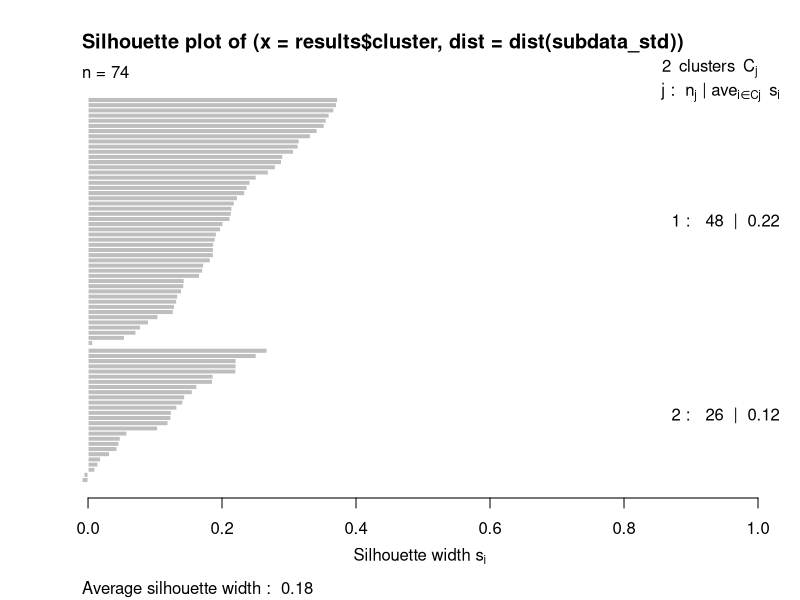
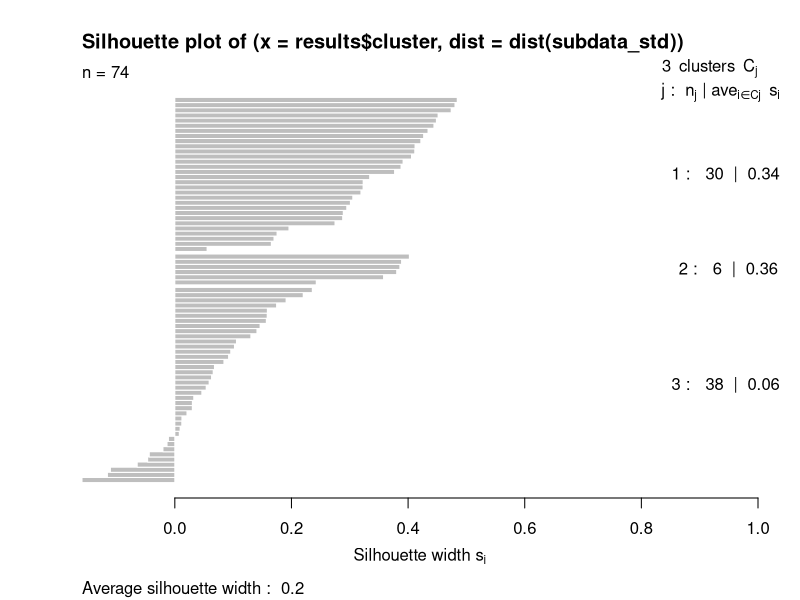
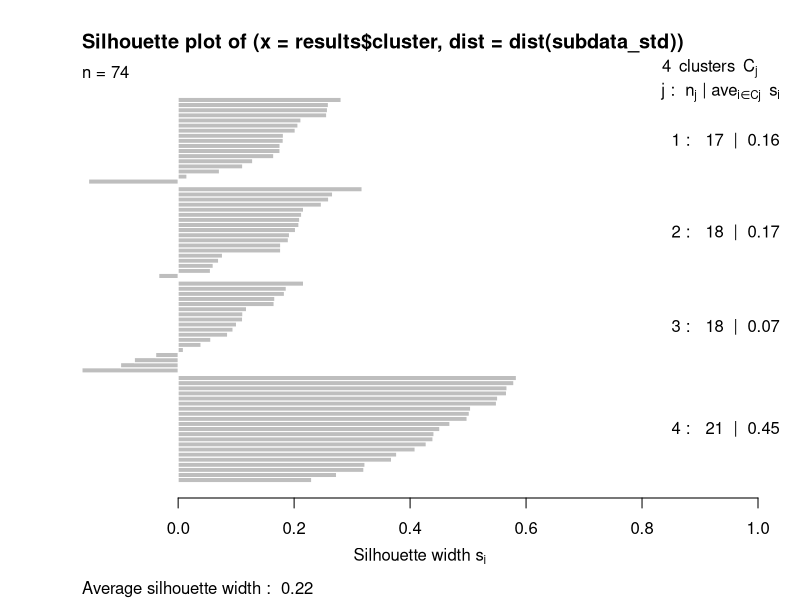
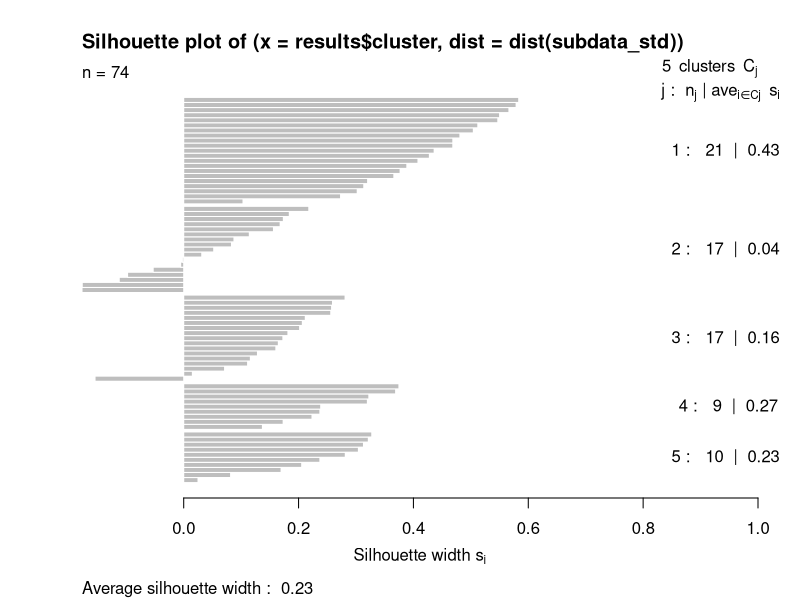
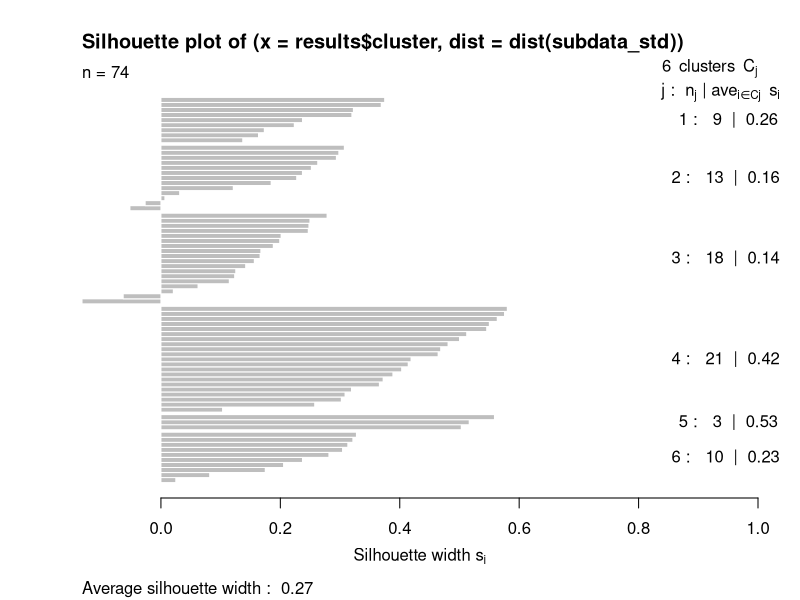
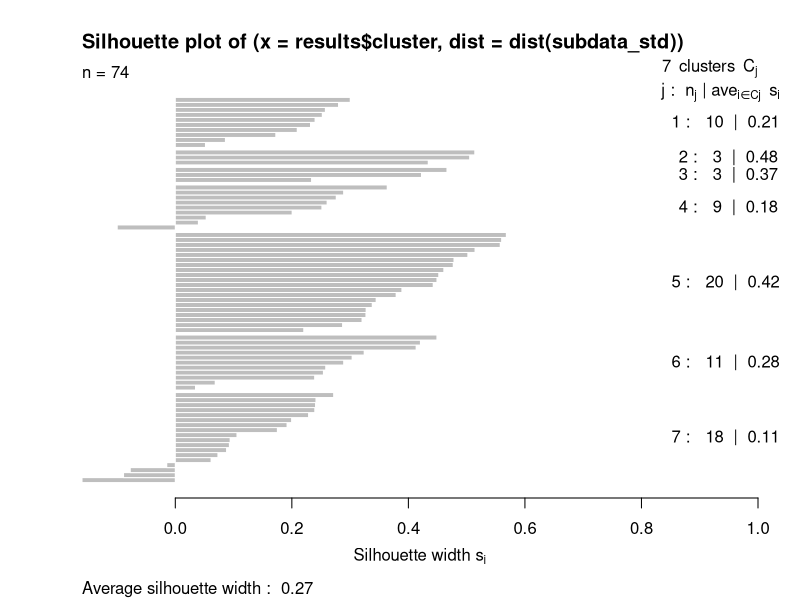
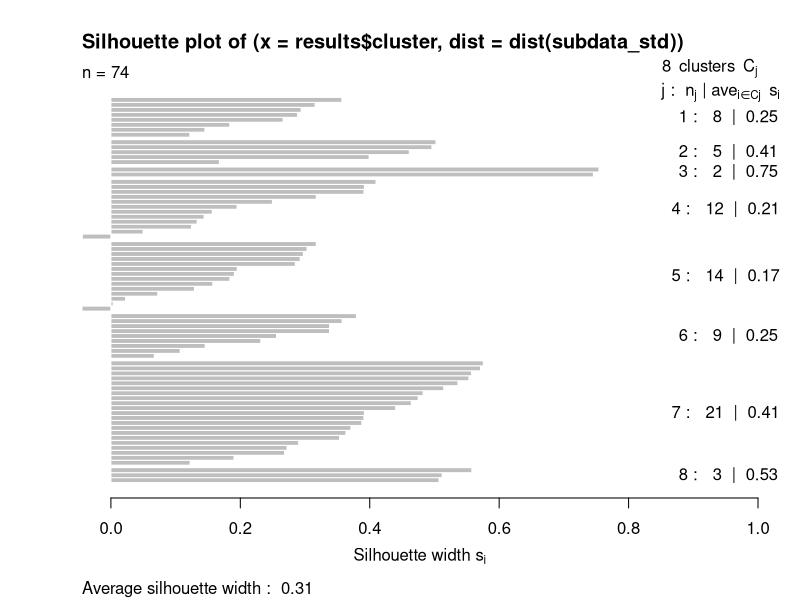
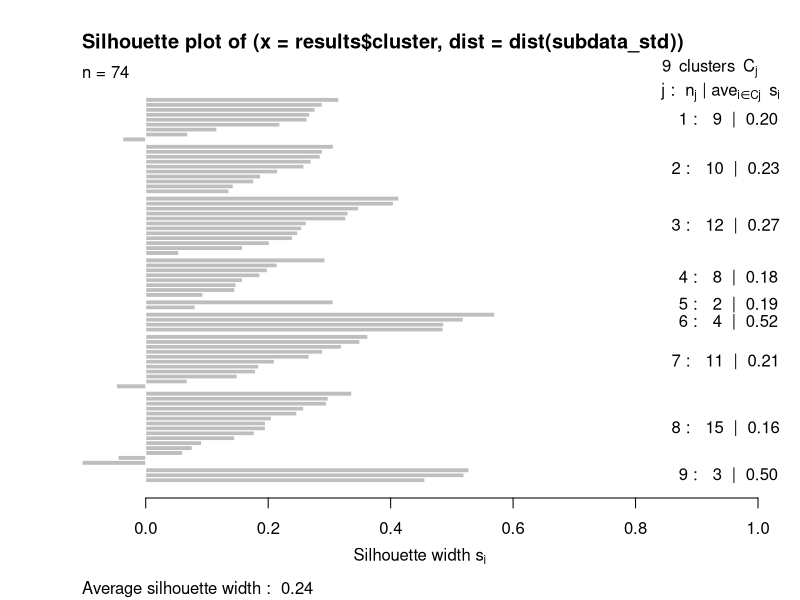

These figures' R source, in order:
library(stats)
library(cluster)

data <- read.csv("cereal_calories_cleaned.csv", header = TRUE)
subdata<-data[,4:16] # Excluding the columns 'name', 'mfr', 'type'
subdata_std<-scale(subdata,center=TRUE,scale=TRUE)

# Running K-means clustering for k = 2 to 10
avg_sil = {}
for(k in 2:10){
  results<-kmeans(subdata_std, k, iter.max=1000)
  sil<-silhouette(results$cluster, dist(subdata_std))
  plot(sil)
  avg_sil[k]<-mean(sil[,3])
}
barplot(avg_sil[-1], names.arg = 2:10, xlab = 'k', ylab = 'Sil. Value')
print('Best number of clusters:')
print(which(avg_sil==max(avg_sil[-1])))